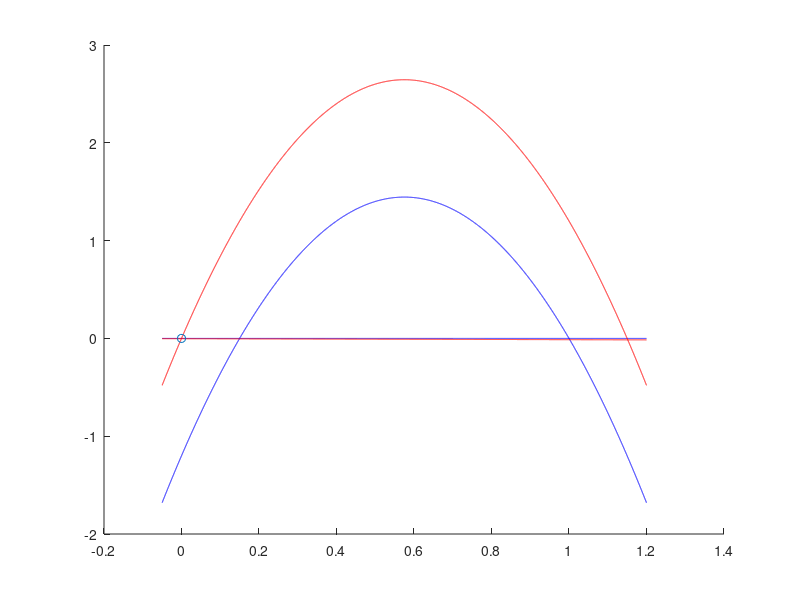

Here is the MATLAB script that generated this plot: (Note: this script raises an error after producing the figure.)
%used
a=0.15;
k=8;
epsilon=0.002;
mu1=0.2;
mu2=0.3;
fnull_1 = @(v) -k.*(v-a).*(v-1);
fnull_2 = @(v)  0.*v;

gnull_1 = @(v) -k.*v.*(v-a-1);
gnull_2 = @(v) -epsilon/mu1.*(v+mu2)
v = linspace(-0.05,1.2,10000);
vnull_1 = fnull_1(v);
vnull_2 = fnull_2(v);
hnull_1 = gnull_1(v);
hnull_2 = gnull_2(v);

figure
hold on
plot(v, vnull_1,'b',v,vnull_2,'b',v, hnull_1, 'r',...
    v,hnull_2,'r',0,0,'o')
ax=gca
ax.XAxisLocation = 'origin'
 ax.YAxisLocation = 'origin'
xlabel('v')
ylabel('h')
title('nullclines')

axis([-0.05 1.5 -0.5 2.75])
legend('v1 nullcline' ,'v2 nullcline','h1 nullcline','h2 nullcline',...
    'equillibrium solution')
hold off
